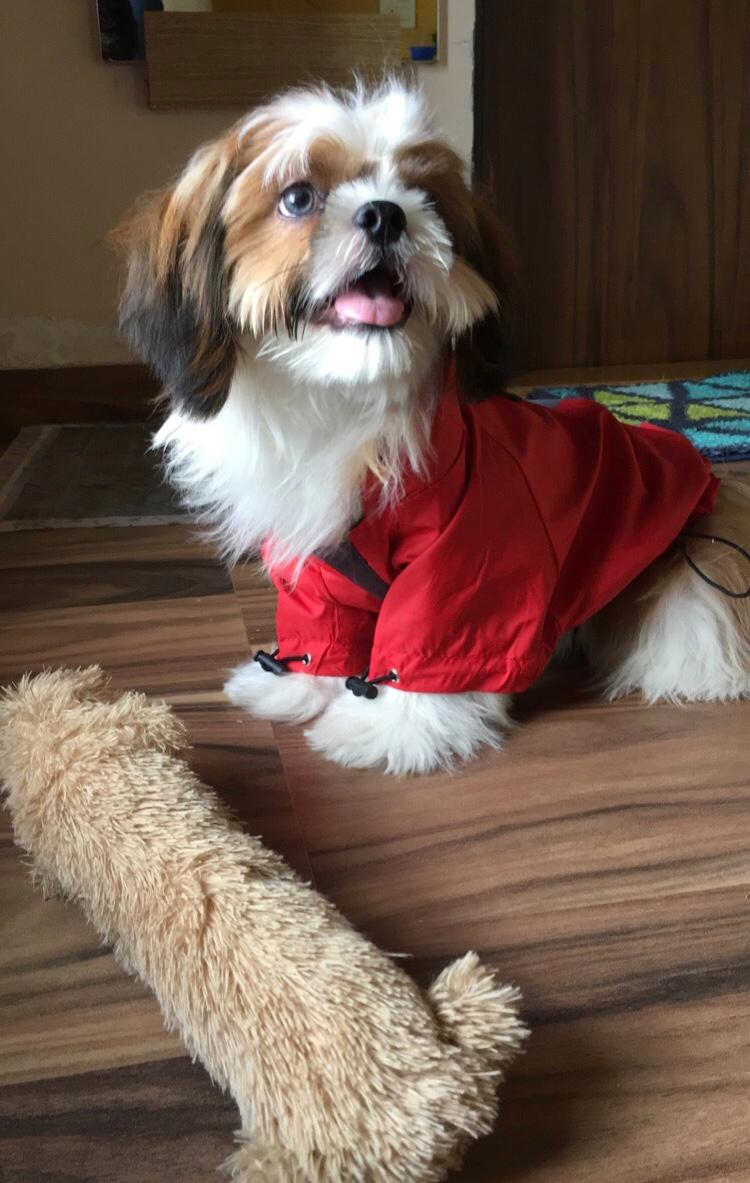
#> input picture BITSLICING/img.jpeg, 750 x 1183 px
$ python bitslice.py
#> lines starting #> are read from the running program, lines starting #| are printed output that depends on the picture
import cv2
import numpy as np
import matplotlib.pyplot as plt

# Load the image in grayscale mode
image = cv2.imread('img.jpeg', cv2.IMREAD_GRAYSCALE)
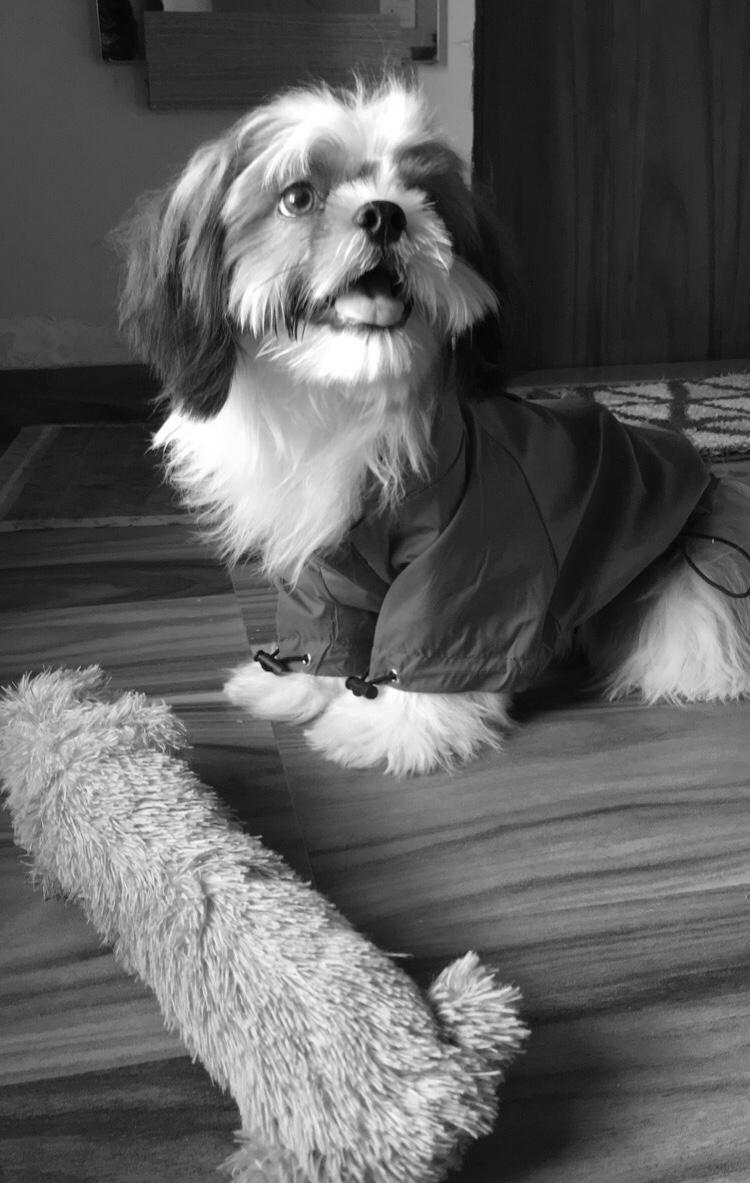
#> image: shape (1183, 750); min 0, max 255, mean 95.7

# Check if the image is loaded successfully
if image is None:
    print("Error loading image.")
else:
    print("Image loaded successfully.")

# List to store the 8 bit planes of the image
bit_planes = []

# Loop through each bit plane from 0 to 7
for i in range(8):
    # Initialize an empty array with the same shape as the image to store the bit plane
    bit_plane = np.zeros_like(image)

    # Extract the i-th bit plane using bitwise AND operation
    # (1 << i) shifts 1 to the left by 'i' bits to create a mask for the i-th bit
    bit_plane = cv2.bitwise_and(image, 1 << i)

    # Convert non-zero values to 255 (white) for better visualization of the bit plane
    bit_plane = np.where(bit_plane > 0, 255, 0).astype(np.uint8)

    # Append the extracted bit plane to the list
    bit_planes.append(bit_plane)
#> this loop made 8 passes
#> pass 1, `bit_plane = cv2.bitwise_and(image, 1 << i)`:
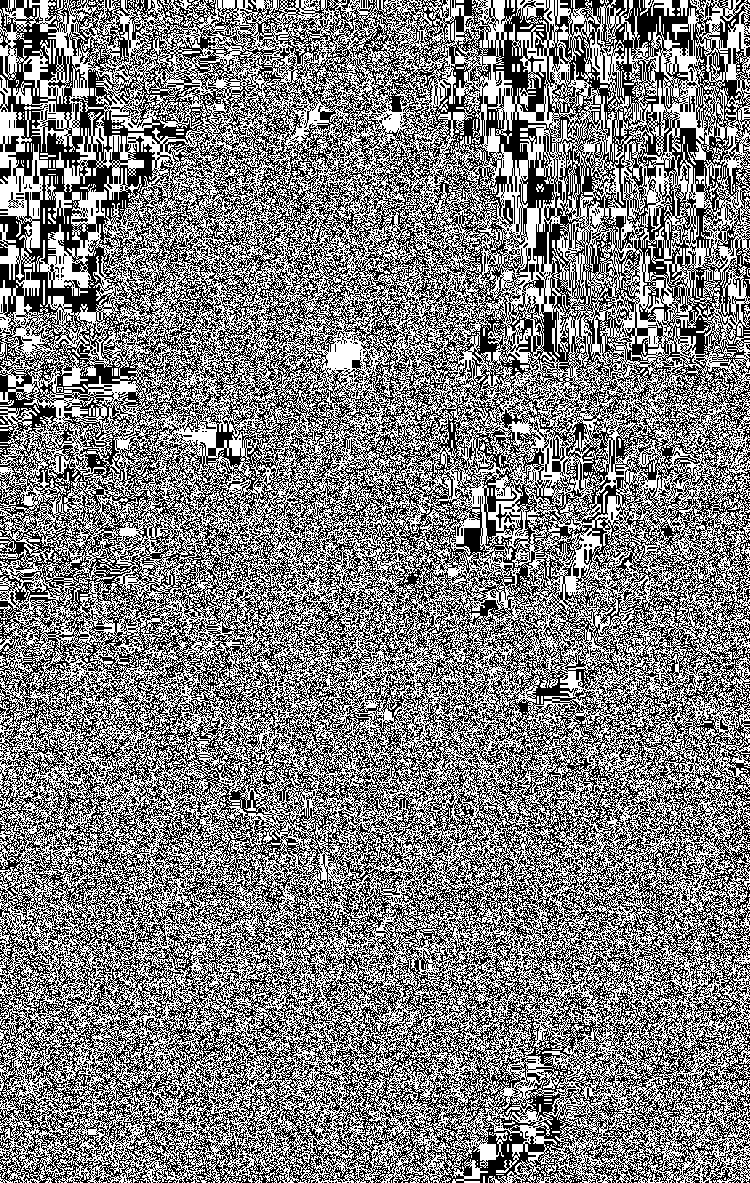
#> bit_plane: shape (1183, 750); values 0 (black) and 1 (white), 49.9% white in thin lines or dots
#> pass 2, `bit_plane = cv2.bitwise_and(image, 1 << i)`:
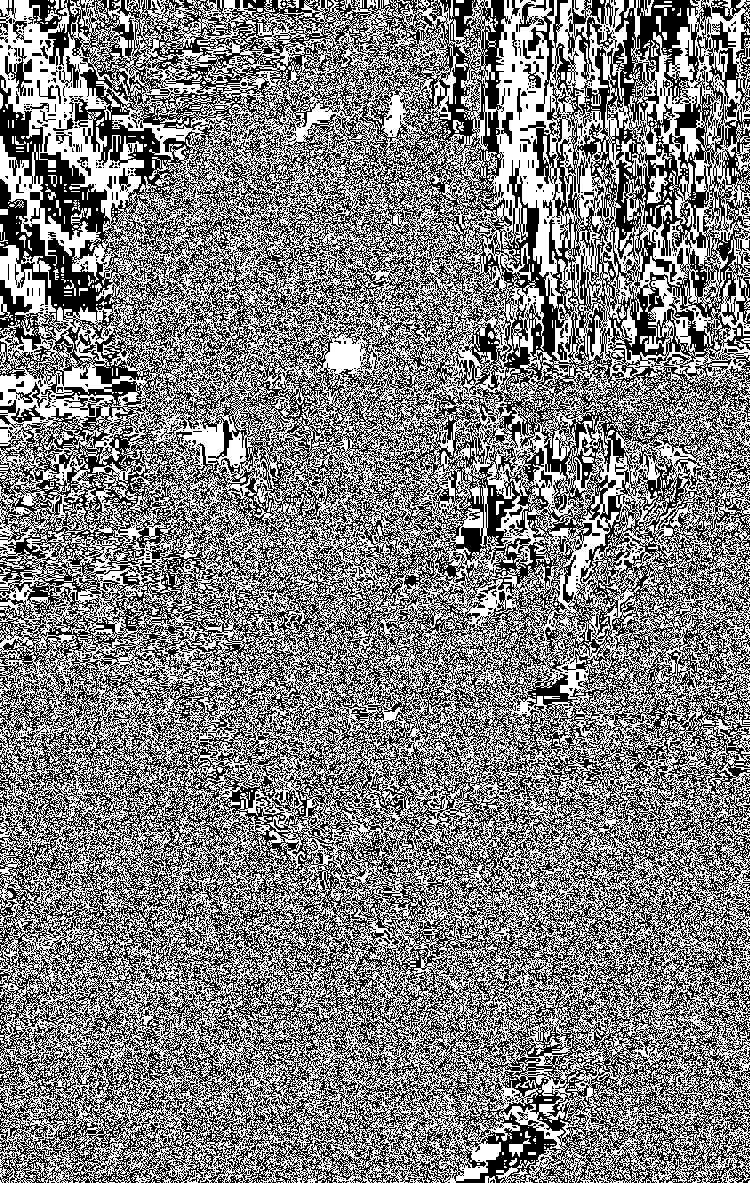
#> bit_plane: shape (1183, 750); values 0 (black) and 2 (white), 50.2% white; black in thin lines or dots
#> after the loop, bit_planes = 8 items

# Create a 2x4 grid of subplots to display all 8 bit planes
fig, axes = plt.subplots(2, 4, figsize=(20, 10))
axes = axes.ravel()  # Flatten the 2x4 array into a 1D array for easy iteration

# Loop through each bit plane and display it in the corresponding subplot
for i in range(8):
    axes[i].imshow(bit_planes[i], cmap='gray')
    axes[i].set_title(f'Bit Plane {i}')  # Set the title to indicate the bit plane number
    axes[i].axis('off')  # Hide the axis for a cleaner visualization

plt.tight_layout()  # Adjust the spacing between subplots
plt.show()  # Display the bit planes
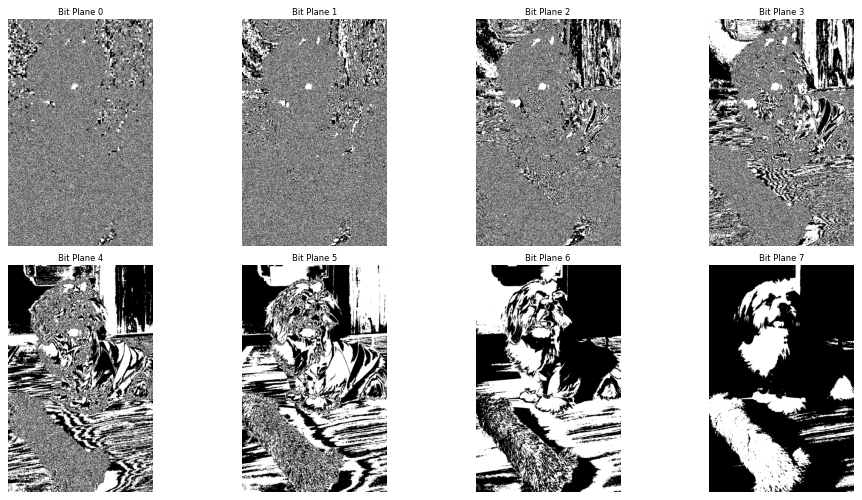
#> figure drawn by matplotlib, 8 panels

# Initialize an empty array to store the reconstructed image
# The reconstruction will be based on the most significant bit planes (4 to 7)
reconstructed_image = np.zeros_like(image)

# Loop through bit planes 4 to 7 and add their contributions to the reconstructed image
for i in range(4, 8):
    # Add the weighted bit plane to the reconstructed image
    # (1 << i) shifts the bit plane back to its original value in the pixel
    reconstructed_image += bit_planes[i] * (1 << i)
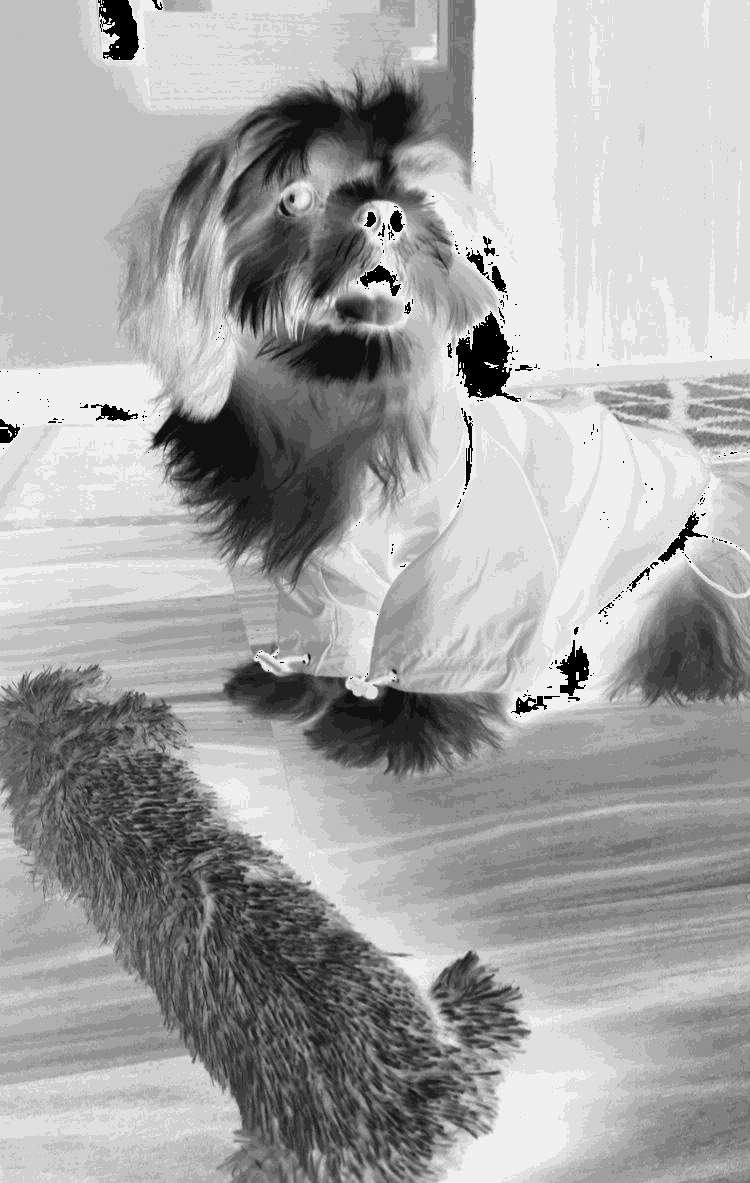
#> reconstructed_image: shape (1183, 750); min 0, max 240, mean 165

# Display the reconstructed image using only the most significant bit planes
plt.figure(figsize=(10, 7))
plt.imshow(reconstructed_image, cmap='gray')
plt.title('Reconstructed Image Using Bit Planes 4 to 7')  # Set the title
plt.axis('off')  # Hide the axis for a cleaner visualization
plt.show()  # Display the reconstructed image
